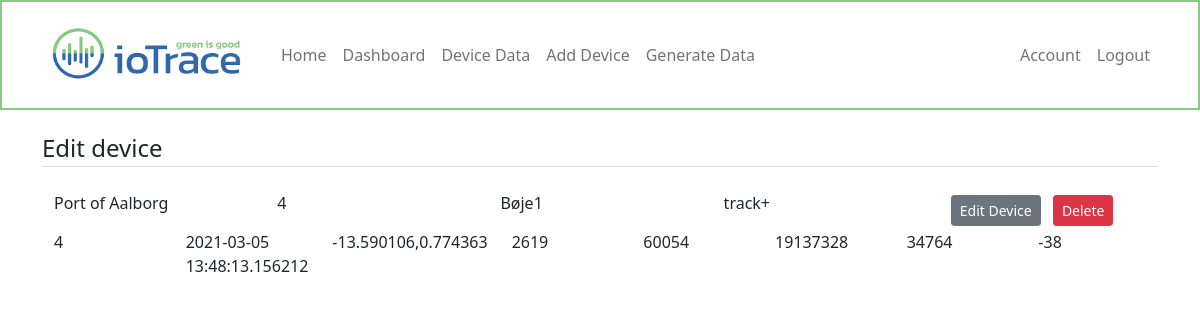
/dashboard/device/4 (signed in), run on an earlier commit of the app's database.
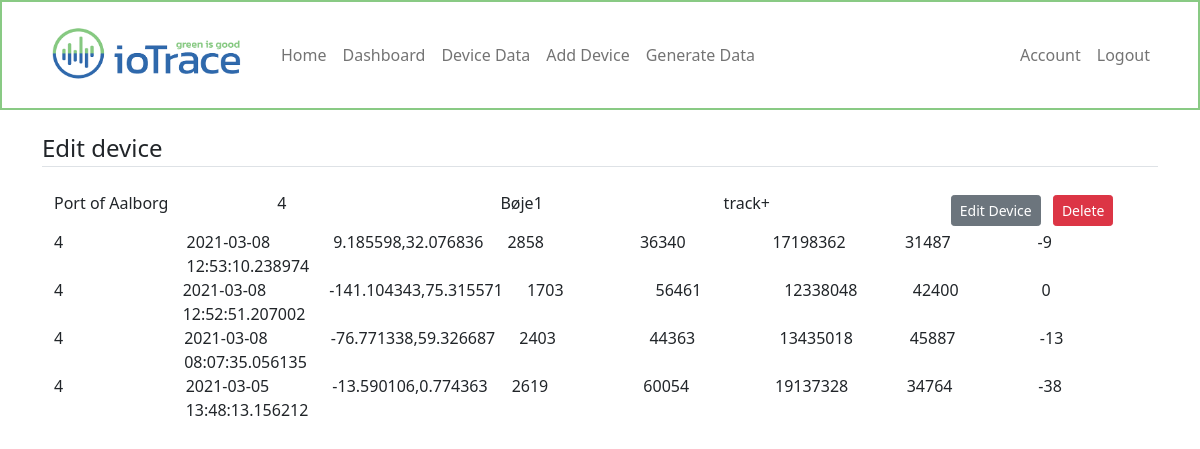
And on a later commit of the database.
### webapp/models.py (models this page shows, shortened)
class User(db.Model, UserMixin):
    id = db.Column(db.Integer, primary_key=True)
    username = db.Column(db.String(20), unique=True, nullable=False)
    email = db.Column(db.String(120), unique=True, nullable=False)
    image_file = db.Column(db.String(20), nullable=False, default='default.jpg')
    password = db.Column(db.String(60), nullable=False)
    devices = db.relationship('Device', backref='owner', lazy=True)

class Device(db.Model):
    id = db.Column(db.Integer, primary_key=True)
    devicename = db.Column(db.String(100), nullable=False)
    devicetype = db.Column(db.String(100), nullable=False)
    user_id = db.Column(db.Integer, db.ForeignKey('user.id'), nullable=False)
    datadumps = db.relationship('Dummydata', backref='devicedata', lazy=True)

class Dummydata(db.Model):
    id = db.Column(db.Integer, primary_key=True)
    timestamp = db.Column(db.DateTime, nullable=False, default=datetime.utcnow)
    pos = db.Column(db.String(100), nullable=False)
    temp = db.Column(db.Integer, nullable=False)
    humid = db.Column(db.Integer, nullable=False)
    hpa = db.Column(db.Integer, nullable=False)
    volt = db.Column(db.Integer, nullable=False)
    lte_rssi = db.Column(db.Integer, nullable=False)
    device_id = db.Column(db.Integer, db.ForeignKey('device.id'), nullable=False)

### webapp/routes.py (the view)
@app.route('/dashboard/device/<int:device_id>')
@login_required
def device(device_id):
    device = Device.query.get_or_404(device_id)
    if device.owner != current_user:
        abort(403)
    data = Dummydata.query.filter_by(device_id=device_id).order_by(Dummydata.timestamp.desc())
    return render_template('device.html', title=device.devicename, device=device, data=data)

### webapp/models.py (called while the page is built)
@login_manager.user_loader
def load_user(user_id):
    return User.query.get(int(user_id))

### webapp/templates/device.html (shortened to what this page needs)
{% extends "layout.html" %}
{% block content %}
<legend class="border-bottom mb-4">Edit device</legend>
<div class="container">
    <div class="row">
        <div class="col">
            {{device.owner.username}}
        </div>
        <div class="col">
            {{device.id}}
        </div>
        <div class="col">
            {{device.devicename}}
        </div>
        <div class="col">
            {{device.devicetype}}
        </div>
        <div class="col">
            <a class="btn btn-secondary btn-sm m-1" href="{{ url_for('update_device', device_id=device.id) }}">Edit Device</a>
            <button type="button" class="btn btn-danger btn-sm m-1" data-bs-toggle="modal" data-bs-target="#deleteModal">Delete</button>
        </div>
    </div>
    {% for item in data %}
    <div class="row">
        <div class="col">
            {{item.devicedata.id}}
        </div>
        <div class="col">
            {{item.timestamp}}
        </div>
        <div class="col">
            {{item.pos}}
        </div>
        <div class="col">
            {{item.temp}}
        </div>
        <div class="col">
            {{item.humid}}
        </div>
        <div class="col">
            {{item.hpa}}
        </div>
        <div class="col">
            {{item.volt}}
        </div>
        <div class="col">
            {{item.lte_rssi}}
        </div>
    </div>
    {% endfor %}
</div>
{% endblock content %}

### webapp/templates/layout.html (shortened to what this page needs)
<!doctype html>
<html lang="en">
    <head>
        <link href="{{url_for('static', filename='css/bootstrap.min.css')}}" rel="stylesheet">
        <link href="{{url_for('static', filename='css/navbar.css')}}" rel="stylesheet">
    </head>
    <body>
        <header>
            <nav class="navbar navbar-expand-sm navbar-light bg-white" aria-label="Third navbar example" style="border:2px solid #89ca84;">
                <div class="container">
                    <a class="navbar-brand" href="/">
                        <img src="{{ url_for('static', filename='images/ioTrace.png') }}" alt="" width="215" height="80">
                    </a>
                    <div class="navbar-collapse collapse" id="Navbar">
                        <ul class="navbar-nav me-auto">
                            <li class="nav-item">
                                <a class="nav-link" href="{{ url_for('home') }}">Home</a>
                            </li>
                            {% if current_user.is_authenticated %}
                            <li class="nav-item">
                                <a class="nav-link" href="{{ url_for('dashboard') }}">Dashboard</a>
                            </li>
                            <li class="nav-item">
                                <a class="nav-link" href="{{ url_for('device_data') }}">Device Data</a>
                            </li>
                            <li class="nav-item">
                                <a class="nav-link" href="{{ url_for('add_device') }}">Add Device</a>
                            </li>
                            <li class="nav-item">
                                <a class="nav-link" href="{{ url_for('dummy') }}" tabindex="-1" aria-disabled="true">Generate Data</a>
                            </li>
                            {% endif %}
                        </ul>
                    </div>
                    <div class="navbar-collapse collapse" id="Navbar">
                        <ul class="navbar-nav ms-auto">
                            {% if current_user.is_authenticated %}
                            <li class="nav-item">
                                <a class="nav-link" href="{{ url_for('account') }}">Account</a>
                            </li>
                            <li class="nav-item">
                                <a class="nav-link" href="{{ url_for('logout') }}">Logout</a>
                            </li>
                            {% endif %}
                        </ul>
                    </div>
                </div>
            </nav>
        </header>
        <main role="main" class="container">
                    {% block content %}{% endblock %}
        </main>
    </body>
</html>

### webapp/static/css/navbar.css (style rules this page uses)
body { padding-bottom: 20px; }
.navbar { margin-bottom: 20px; }

What changed in the data, as far as the page shows it:
added Dummydata: devicedata.id "4", timestamp "2021-03-08 12:53:10.238974", pos "9.185598,32.076836", temp "2858", humid "36340", hpa "17198362", volt "31487", lte_rssi "-9"
added Dummydata: devicedata.id "4", timestamp "2021-03-08 12:52:51.207002", pos "-141.104343,75.315571", temp "1703", humid "56461", hpa "12338048", volt "42400", lte_rssi "0"
added Dummydata: devicedata.id "4", timestamp "2021-03-08 08:07:35.056135", pos "-76.771338,59.326687", temp "2403", humid "44363", hpa "13435018", volt "45887", lte_rssi "-13"
